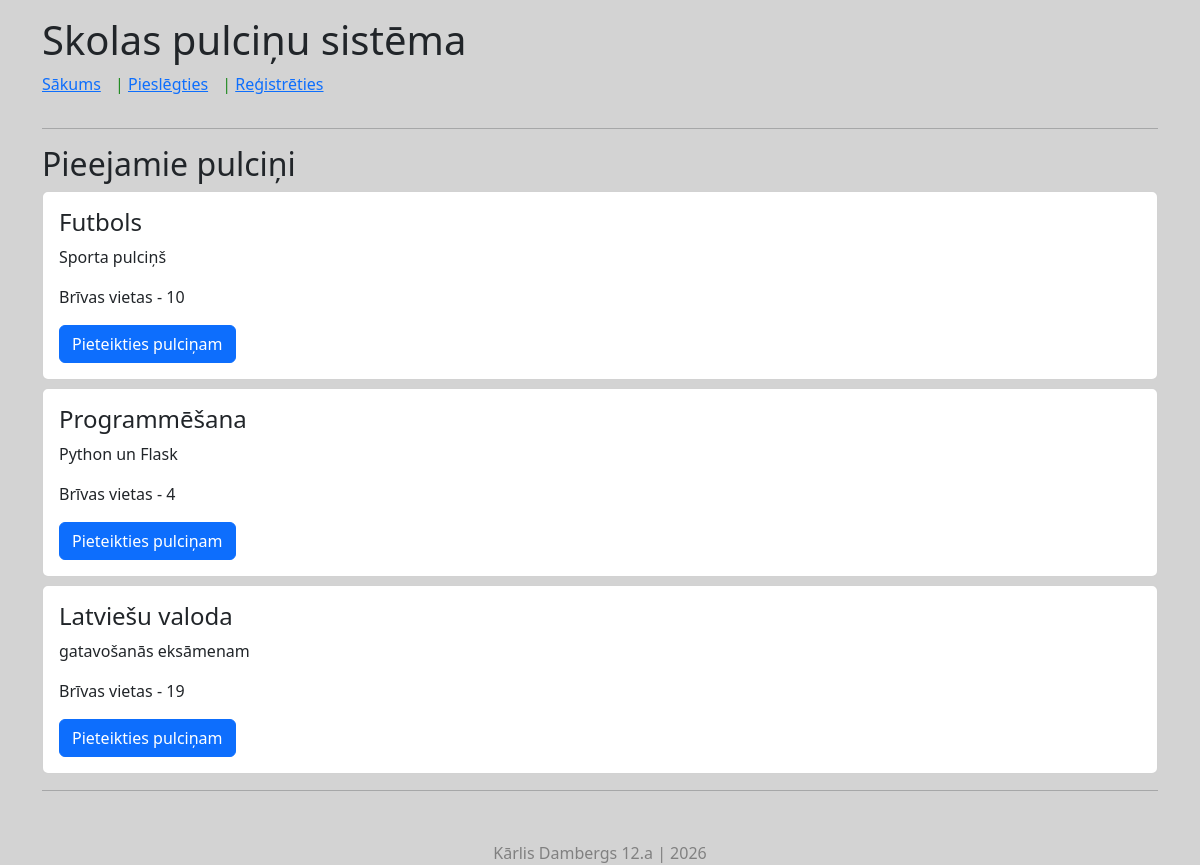
Page /izvelne on the committed database.
### tables this page shows
CREATE TABLE "pulcini" (
	"id"	INTEGER,
	"nosaukums"	TEXT NOT NULL,
	"apraksts"	TEXT,
	"vietas"	INTEGER NOT NULL,
	PRIMARY KEY("id" AUTOINCREMENT),
	FOREIGN KEY("id") REFERENCES "pieteikumi"("pulcins_id")
);

### app.py (the view)
@app.route("/izvelne")
def izvelne():
    user_id = session.get('id')
    conn = sqlite3.connect("datubaze.db")
    conn.row_factory = sqlite3.Row
    cur = conn.cursor()
    cur.execute("SELECT * FROM pulcini")
    pulcini = cur.fetchall()
    cur.execute("SELECT pulcins_id FROM pieteikumi WHERE user_id = ?", (user_id,))
    mani = [m["pulcins_id"] for m in cur.fetchall()]
    conn.close()
    return render_template("izvelne.html" , pulcini=pulcini , mani=mani)

### templates/izvelne.html (shortened to what this page needs)
{% extends "layout.html" %}
{% block content %}
<h2>Pieejamie pulciņi</h2>
{% for i in pulcini %}
<div class="card p-3 mb-2">
    <h4>{{ i.nosaukums }}</h4>
    <p>{{ i.apraksts }}</p>
    <p>Brīvas vietas - {{ i.vietas }}</p>
{% if i.id in mani %}
        <button class="btn btn-success">Tu jau esi pieteicies!</button>
{% else %}
    <form method="POST" action="/pievienoties">
        <button class="btn btn-primary">Pieteikties pulciņam</button>
    </form>
{% endif %}
</div>
{% endfor %}
{% endblock %}

### templates/layout.html (style rules this page uses)
body { background-color: lightgrey; }

### rows in the picture
pulcini: nosaukums "Futbols", apraksts "Sporta pulciņš", vietas "10"
pulcini: nosaukums "Programmēšana", apraksts "Python un Flask", vietas "4"
pulcini: nosaukums "Latviešu valoda", apraksts "gatavošanās eksāmenam", vietas "19"
